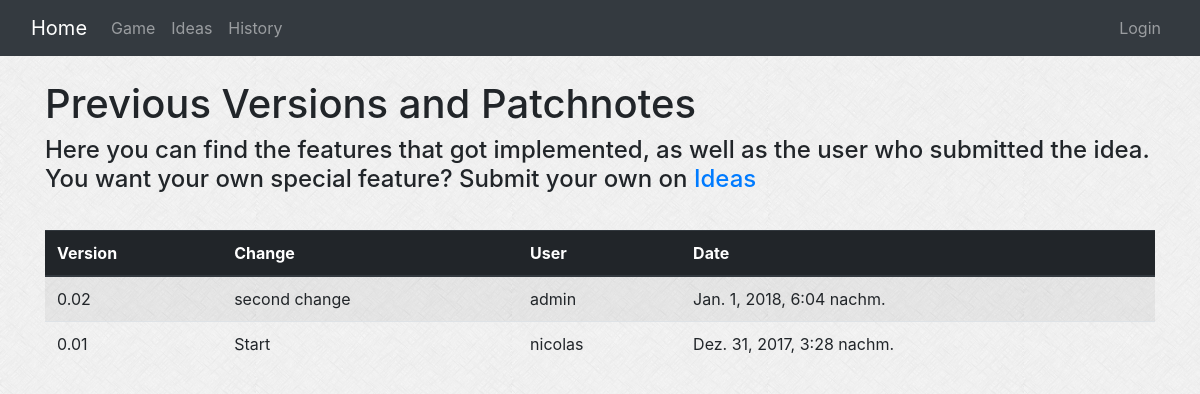
Before: /website/history with the older database file.
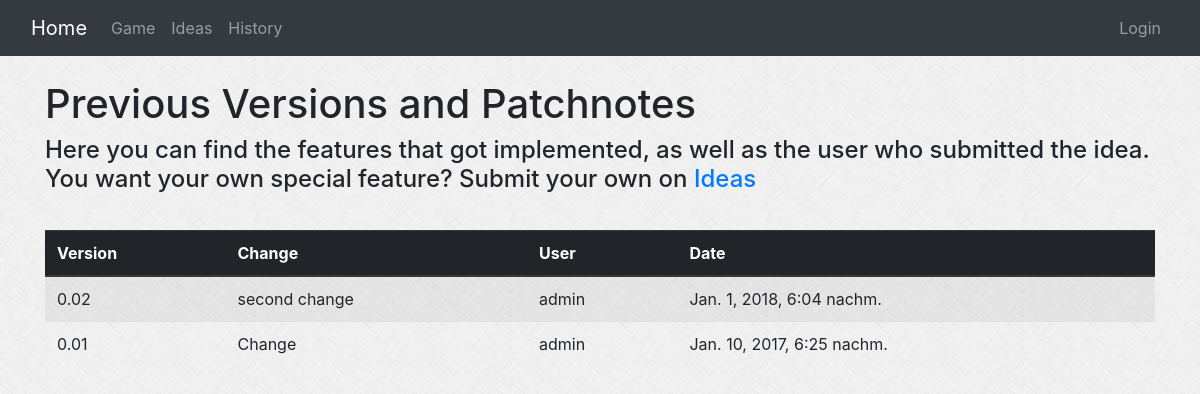
After: the same page with the newer database file.
### website/models.py (models this page shows, shortened)
class Version(models.Model):
    label = models.CharField(max_length=20,unique=True)
    change = models.CharField(max_length=200)
    pub_date = models.DateTimeField('date published', default=datetime.now)
    submitter = models.ForeignKey(Player, on_delete=models.DO_NOTHING, null=True)

class Player(models.Model):
    user = models.OneToOneField(User, on_delete=models.CASCADE, primary_key=True)
    requests_left = models.IntegerField(default=1)
    votes_left = models.IntegerField(default=1)
    email_confirmed = models.BooleanField(default=False)

### website/views.py (the view)
# urls.py: path('history', views.HistoryView.as_view(), name='history'),
class HistoryView(generic.ListView):
    model = Version
    template_name = 'website/history.html'
    def get_queryset(self):
        return Version.objects.all().order_by('-pub_date')

### website/templates/website/history.html (shortened to what this page needs)
{% extends "website/../base.html" %}
{% load static %}
{% block container %}
    <h1> Previous Versions and Patchnotes  </h1>
    <h4>
        Here you can find the features that got implemented, as well as the user who submitted the idea. <br>
        You want your own special feature? Submit your own on <a href="{% url "website:ideas" %}">Ideas </a><br><br>
    </h4>
{% endblock %}
{% block body %}
{% if version_list %}
    <div class="container">
        <table class="table table-striped table-hover">
            <thead class= "thead-dark">
              <tr>
                  <th scope="col">Version</th>
                  <th scope="col">Change</th>
                  <th scope="col">User</th>
                  <th scope="col">Date</th>
              </tr>
            </thead>
            <tbody>
                {% for version in version_list %}
                    <tr>
                        <td>{{ version.label }}</td>
                        <td>{{ version.change }}</td>
                        <td>{{ version.submitter.user.username}}</td>
                        <td>{{ version.pub_date}}</td>
                    </tr>
                {% endfor %}
            </tbody>
        </table>
    </div>
{% else %}
    <p>No history available.</p>
{% endif %}
{% endblock %}

Changed rows visible on the page:
removed Version: label "0.01", change "Start", submitter.user.username "nicolas", pub_date "Dez. 31, 2017, 3:28 nachm."
added Version: label "0.01", change "Change", submitter.user.username "admin", pub_date "Jan. 10, 2017, 6:25 nachm."
